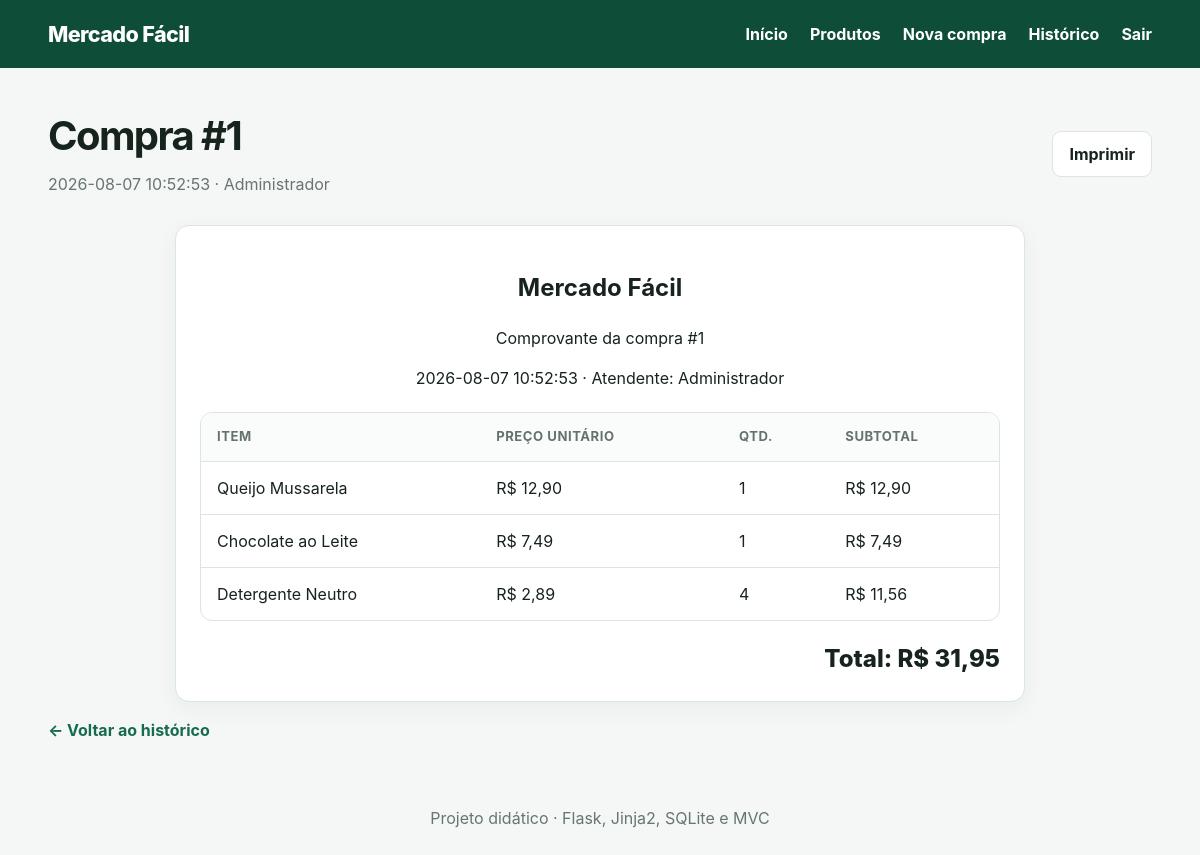
Screenshot of /compras/1 (signed in) with the database file from the repository.
### tables this page shows
CREATE TABLE compras (
    id INTEGER PRIMARY KEY AUTOINCREMENT,
    usuario_id INTEGER NOT NULL,
    total_centavos INTEGER NOT NULL CHECK (total_centavos >= 0),
    criada_em TEXT NOT NULL DEFAULT CURRENT_TIMESTAMP,
    FOREIGN KEY (usuario_id) REFERENCES usuarios(id)
);

CREATE TABLE usuarios (
    id INTEGER PRIMARY KEY AUTOINCREMENT,
    nome TEXT NOT NULL,
    usuario TEXT NOT NULL UNIQUE COLLATE NOCASE,
    senha_hash TEXT NOT NULL,
    criado_em TEXT NOT NULL DEFAULT CURRENT_TIMESTAMP
);

CREATE TABLE itens_compra (
    id INTEGER PRIMARY KEY AUTOINCREMENT,
    compra_id INTEGER NOT NULL,
    produto_id INTEGER,
    produto_nome TEXT NOT NULL,
    preco_unitario_centavos INTEGER NOT NULL,
    quantidade INTEGER NOT NULL CHECK (quantidade > 0),
    subtotal_centavos INTEGER NOT NULL,
    FOREIGN KEY (compra_id) REFERENCES compras(id) ON DELETE CASCADE,
    FOREIGN KEY (produto_id) REFERENCES produtos(id) ON DELETE SET NULL
);

### controllers/compra_controller.py (the view)
@compra_bp.get("/<int:compra_id>")
def detalhes(compra_id):
    compra = compra_model.buscar(compra_id)
    if compra is None:
        abort(404)
    return render_template("detalhes_compra.html", compra=compra,
                           itens=compra_model.listar_itens(compra_id))

### database.py (called while the page is built)
def get_db():
    if "db" not in g:
        database_path = Path(current_app.config["DATABASE"])
        database_path.parent.mkdir(parents=True, exist_ok=True)
        g.db = sqlite3.connect(database_path)
        g.db.row_factory = sqlite3.Row
        g.db.execute("PRAGMA foreign_keys = ON")
    return g.db

### models/compra.py (called while the page is built)
def buscar(compra_id):
    return get_db().execute(
        """SELECT c.*, u.nome AS usuario_nome
           FROM compras c JOIN usuarios u ON u.id = c.usuario_id WHERE c.id = ?""",
        (compra_id,),
    ).fetchone()

def listar_itens(compra_id):
    return get_db().execute(
        "SELECT * FROM itens_compra WHERE compra_id = ? ORDER BY id", (compra_id,)
    ).fetchall()

### utils.py (called while the page is built)
def formatar_moeda(centavos):
    valor = Decimal(int(centavos)) / 100
    return f"R$ {valor:,.2f}".replace(",", "X").replace(".", ",").replace("X", ".")

### templates/detalhes_compra.html (shortened to what this page needs)
{% extends "base.html" %}
{% block conteudo %}
<div class="cabecalho-pagina nao-imprimir"><div><h1>Compra #{{ compra.id }}</h1><p>{{ compra.criada_em }} · {{ compra.usuario_nome }}</p></div><button class="botao secundario" onclick="window.print()">Imprimir</button></div>
<section class="comprovante"><div class="comprovante-topo"><h2>Mercado Fácil</h2><p>Comprovante da compra #{{ compra.id }}</p><p>{{ compra.criada_em }} · Atendente: {{ compra.usuario_nome }}</p></div>
<div class="tabela-wrapper"><table><thead><tr><th>Item</th><th>Preço unitário</th><th>Qtd.</th><th>Subtotal</th></tr></thead><tbody>{% for i in itens %}<tr><td>{{ i.produto_nome }}</td><td>{{ i.preco_unitario_centavos|moeda }}</td><td>{{ i.quantidade }}</td><td>{{ i.subtotal_centavos|moeda }}</td></tr>{% endfor %}</tbody></table></div>
<div class="total-comprovante">Total: {{ compra.total_centavos|moeda }}</div></section>
<p class="nao-imprimir"><a href="{{ url_for('compra.listar') }}">← Voltar ao histórico</a></p>
{% endblock %}

### static/style.css (style rules this page uses)
:root { --verde:#176b4d;--verde-escuro:#0e4d37;--fundo:#f4f7f5;--texto:#17231d;--borda:#dce5df;--branco:#fff;--erro:#b42318 }
* { box-sizing:border-box }
body { margin:0;font-family:Inter,system-ui,-apple-system,"Segoe UI",sans-serif;background:var(--fundo);color:var(--texto);line-height:1.5 }
a { color:var(--verde);font-weight:650;text-decoration:none }
.cabecalho-pagina { display:flex;justify-content:space-between;align-items:center;gap:20px;margin-bottom:24px }
.cabecalho-pagina h1 { margin:0;font-size:clamp(1.8rem,4vw,2.5rem);letter-spacing:-.04em }
.cabecalho-pagina p,.auth-card>p { color:#68766e;margin:.35rem 0 }
.card,.painel,.auth-card,.comprovante { background:#fff;border:1px solid var(--borda);border-radius:14px;padding:24px;box-shadow:0 6px 24px rgba(20,60,40,.05) }
.botao { display:inline-flex;align-items:center;justify-content:center;border:1px solid var(--borda);border-radius:9px;padding:10px 16px;background:#fff;color:var(--texto);font:inherit;font-weight:700;cursor:pointer }
.botao.secundario { background:#fff }
.tabela-wrapper { overflow:auto;background:#fff;border:1px solid var(--borda);border-radius:12px }
table { width:100%;border-collapse:collapse;min-width:680px }
th,td { text-align:left;padding:14px 16px;border-bottom:1px solid var(--borda) }
th { font-size:.82rem;text-transform:uppercase;letter-spacing:.04em;color:#65736b;background:#fafcfb }
tbody tr:last-child td { border-bottom:0 }
.comprovante { max-width:850px;margin:auto }
.comprovante-topo { text-align:center;margin-bottom:22px }
.total-comprovante { text-align:right;font-size:1.5rem;font-weight:800;padding-top:20px }

### rows the page displays
compras: id "1", criada_em "2026-08-07 10:52:53", total_centavos|moeda "R$ 31,95"
usuarios: usuario_nome "Administrador"
itens_compra: produto_nome "Queijo Mussarela", preco_unitario_centavos|moeda "R$ 12,90", quantidade "1", subtotal_centavos|moeda "R$ 12,90"
itens_compra: produto_nome "Chocolate ao Leite", preco_unitario_centavos|moeda "R$ 7,49", quantidade "1", subtotal_centavos|moeda "R$ 7,49"
itens_compra: produto_nome "Detergente Neutro", preco_unitario_centavos|moeda "R$ 2,89", quantidade "4", subtotal_centavos|moeda "R$ 11,56"
